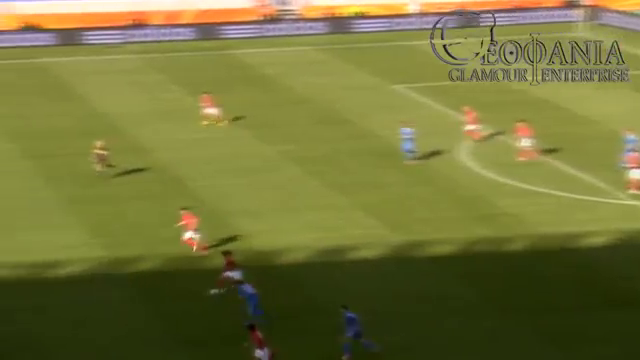
#> input picture frame 15 of 360.mp4, 640 x 360 px
$ jupyter execute video-histogramas.ipynb
#> lines starting #> are read from the running program, lines starting #| are printed output that depends on the picture
[cell 1]
import cv2
import numpy as np
import matplotlib.pyplot as plt
import math
import matplotlib.pyplot as plt

[cell 2]
# video para leer
video= cv2.VideoCapture('360.mp4')
fps=video.get(cv2.CAP_PROP_FPS)
size = (int(video.get(cv2.CAP_PROP_FRAME_WIDTH)), int(video.get(cv2.CAP_PROP_FRAME_HEIGHT)))

mbins=30

# Frame 1
i=1
success, frame = video.read()
#> frame is the input picture: shape (360, 640, 3); mean B, G, R 56.5, 115.3, 115.4

hsv = cv2.cvtColor(frame, cv2.COLOR_BGR2HSV)
#> hsv: shape (360, 640, 3); mean H, S, V 35.7, 151.6, 120.4
h,s,v = cv2.split(hsv); #h = hsv[:,:,0]
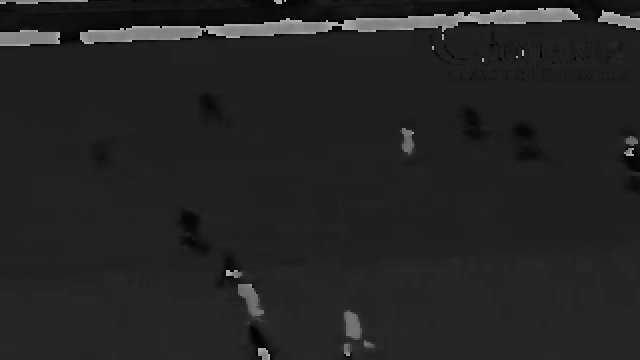
#> h: shape (360, 640); min 0, max 179, mean 35.7
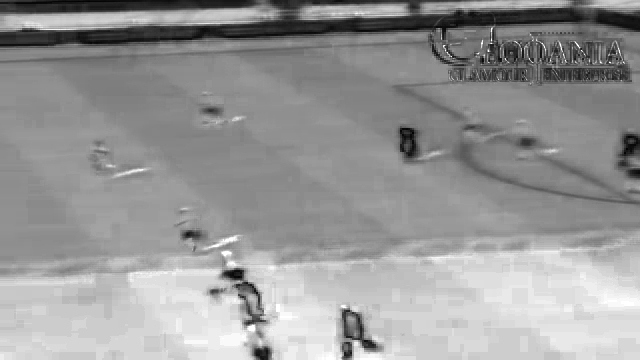
#> s: shape (360, 640); min 0, max 255, mean 151.6
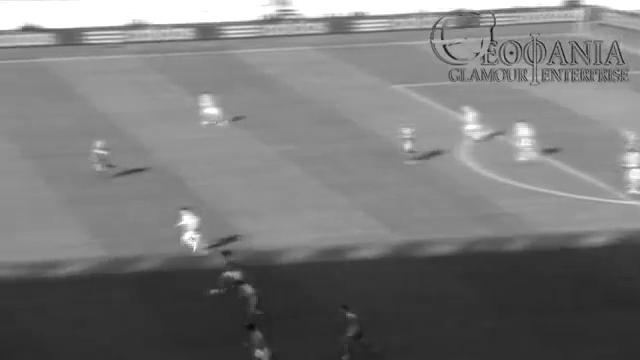
#> v: shape (360, 640); min 9, max 255, mean 120.4

hist, bins = np.histogram(h,bins=mbins)
#> hist = 30 values, max 136843 at index 5, min 12 at index 12, mean 7680; bins = 31 values from 0 to 179
plt.plot(bins[:-1],hist,c='blue')
histV, bins = np.histogram(v,bins=mbins)
#> histV = 30 values, max 46912 at index 15, min 19 at index 0, mean 7680; bins = 31 values from 9 to 255
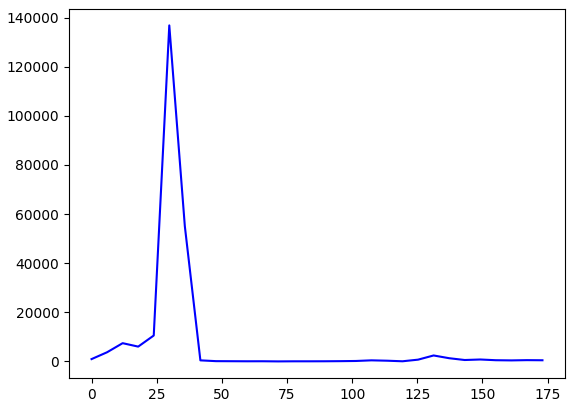
#> figure drawn by matplotlib, 1 panel; curve peaks at x = 29.83, y = 136843

$ run again, starting later in the video
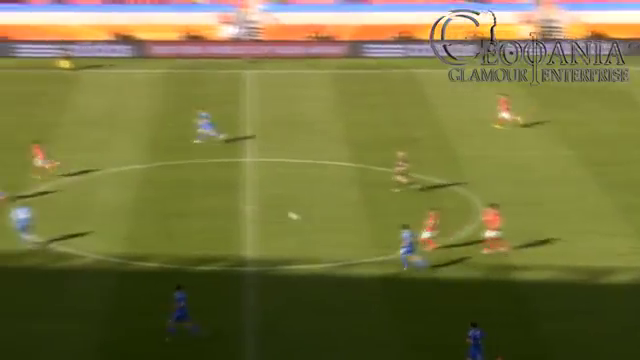
#> input picture frame 69 of 360.mp4, 640 x 360 px
#> frame is the input picture: shape (360, 640, 3); mean B, G, R 62.8, 116.1, 117.8
#> hsv: shape (360, 640, 3); mean H, S, V 39, 148.3, 124.6
#> `h,s,v = cv2.split(hsv);`:
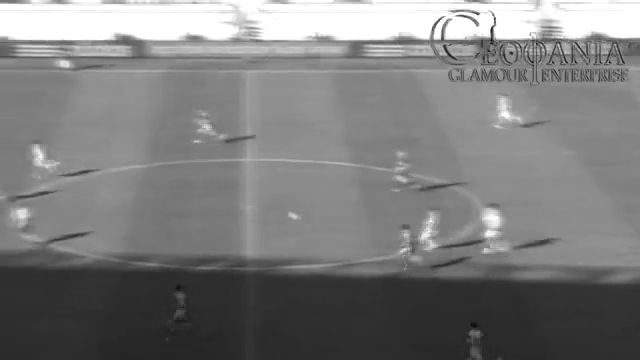
#> v: shape (360, 640); min 0, max 255, mean 124.6
#> `hist, bins = np.histogram(h,bins=mbins)`: hist = 30 values, max 128118 at index 5, min 36 at index 12, mean 7680; bins = 31 values from 0 to 179
#> `histV, bins = np.histogram(v,bins=mbins)`: histV = 30 values, max 44283 at index 16, min 1 at index 0, mean 7680; bins = 31 values from 0 to 255
#> `[cell 2] # video para leer video= cv2.VideoCapture('360.mp4') fps=vide..`:
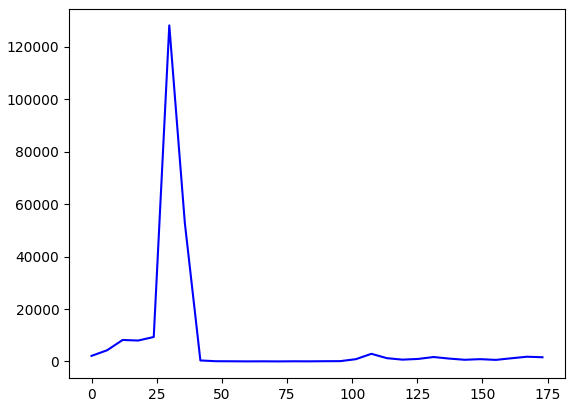
#> figure drawn by matplotlib, 1 panel; curve peaks at x = 29.83, y = 128118

$ run again, starting later in the video
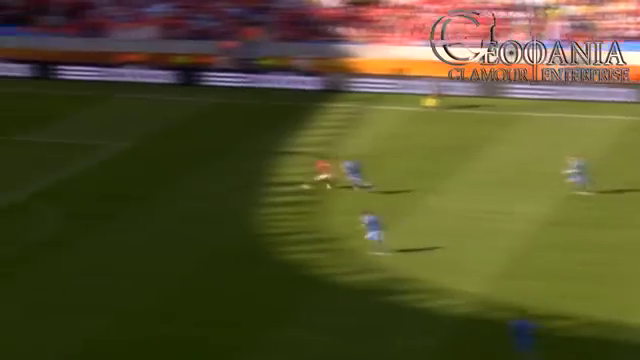
#> input picture frame 124 of 360.mp4, 640 x 360 px
#> frame is the input picture: shape (360, 640, 3); mean B, G, R 43.6, 81, 85.3
#> hsv: shape (360, 640, 3); mean H, S, V 50, 159.8, 91.5
#> `h,s,v = cv2.split(hsv);`:
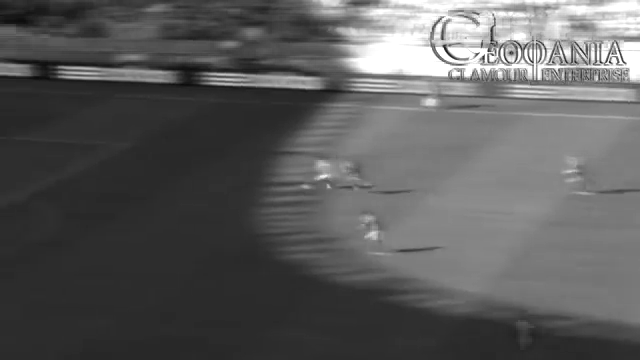
#> v: shape (360, 640); min 11, max 255, mean 91.5
#> `hist, bins = np.histogram(h,bins=mbins)`: hist = 30 values, max 90234 at index 6, min 32 at index 14, mean 7680; bins = 31 values from 0 to 179
#> `histV, bins = np.histogram(v,bins=mbins)`: histV = 30 values, max 56378 at index 4, min 222 at index 0, mean 7680; bins = 31 values from 11 to 255
#> `[cell 2] # video para leer video= cv2.VideoCapture('360.mp4') fps=vide..`:
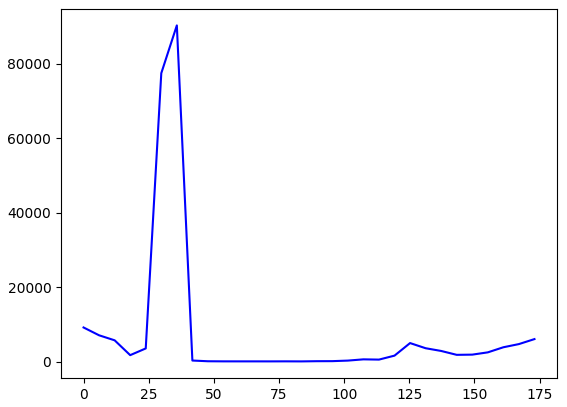
#> figure drawn by matplotlib, 1 panel; curve peaks at x = 35.8, y = 90234
